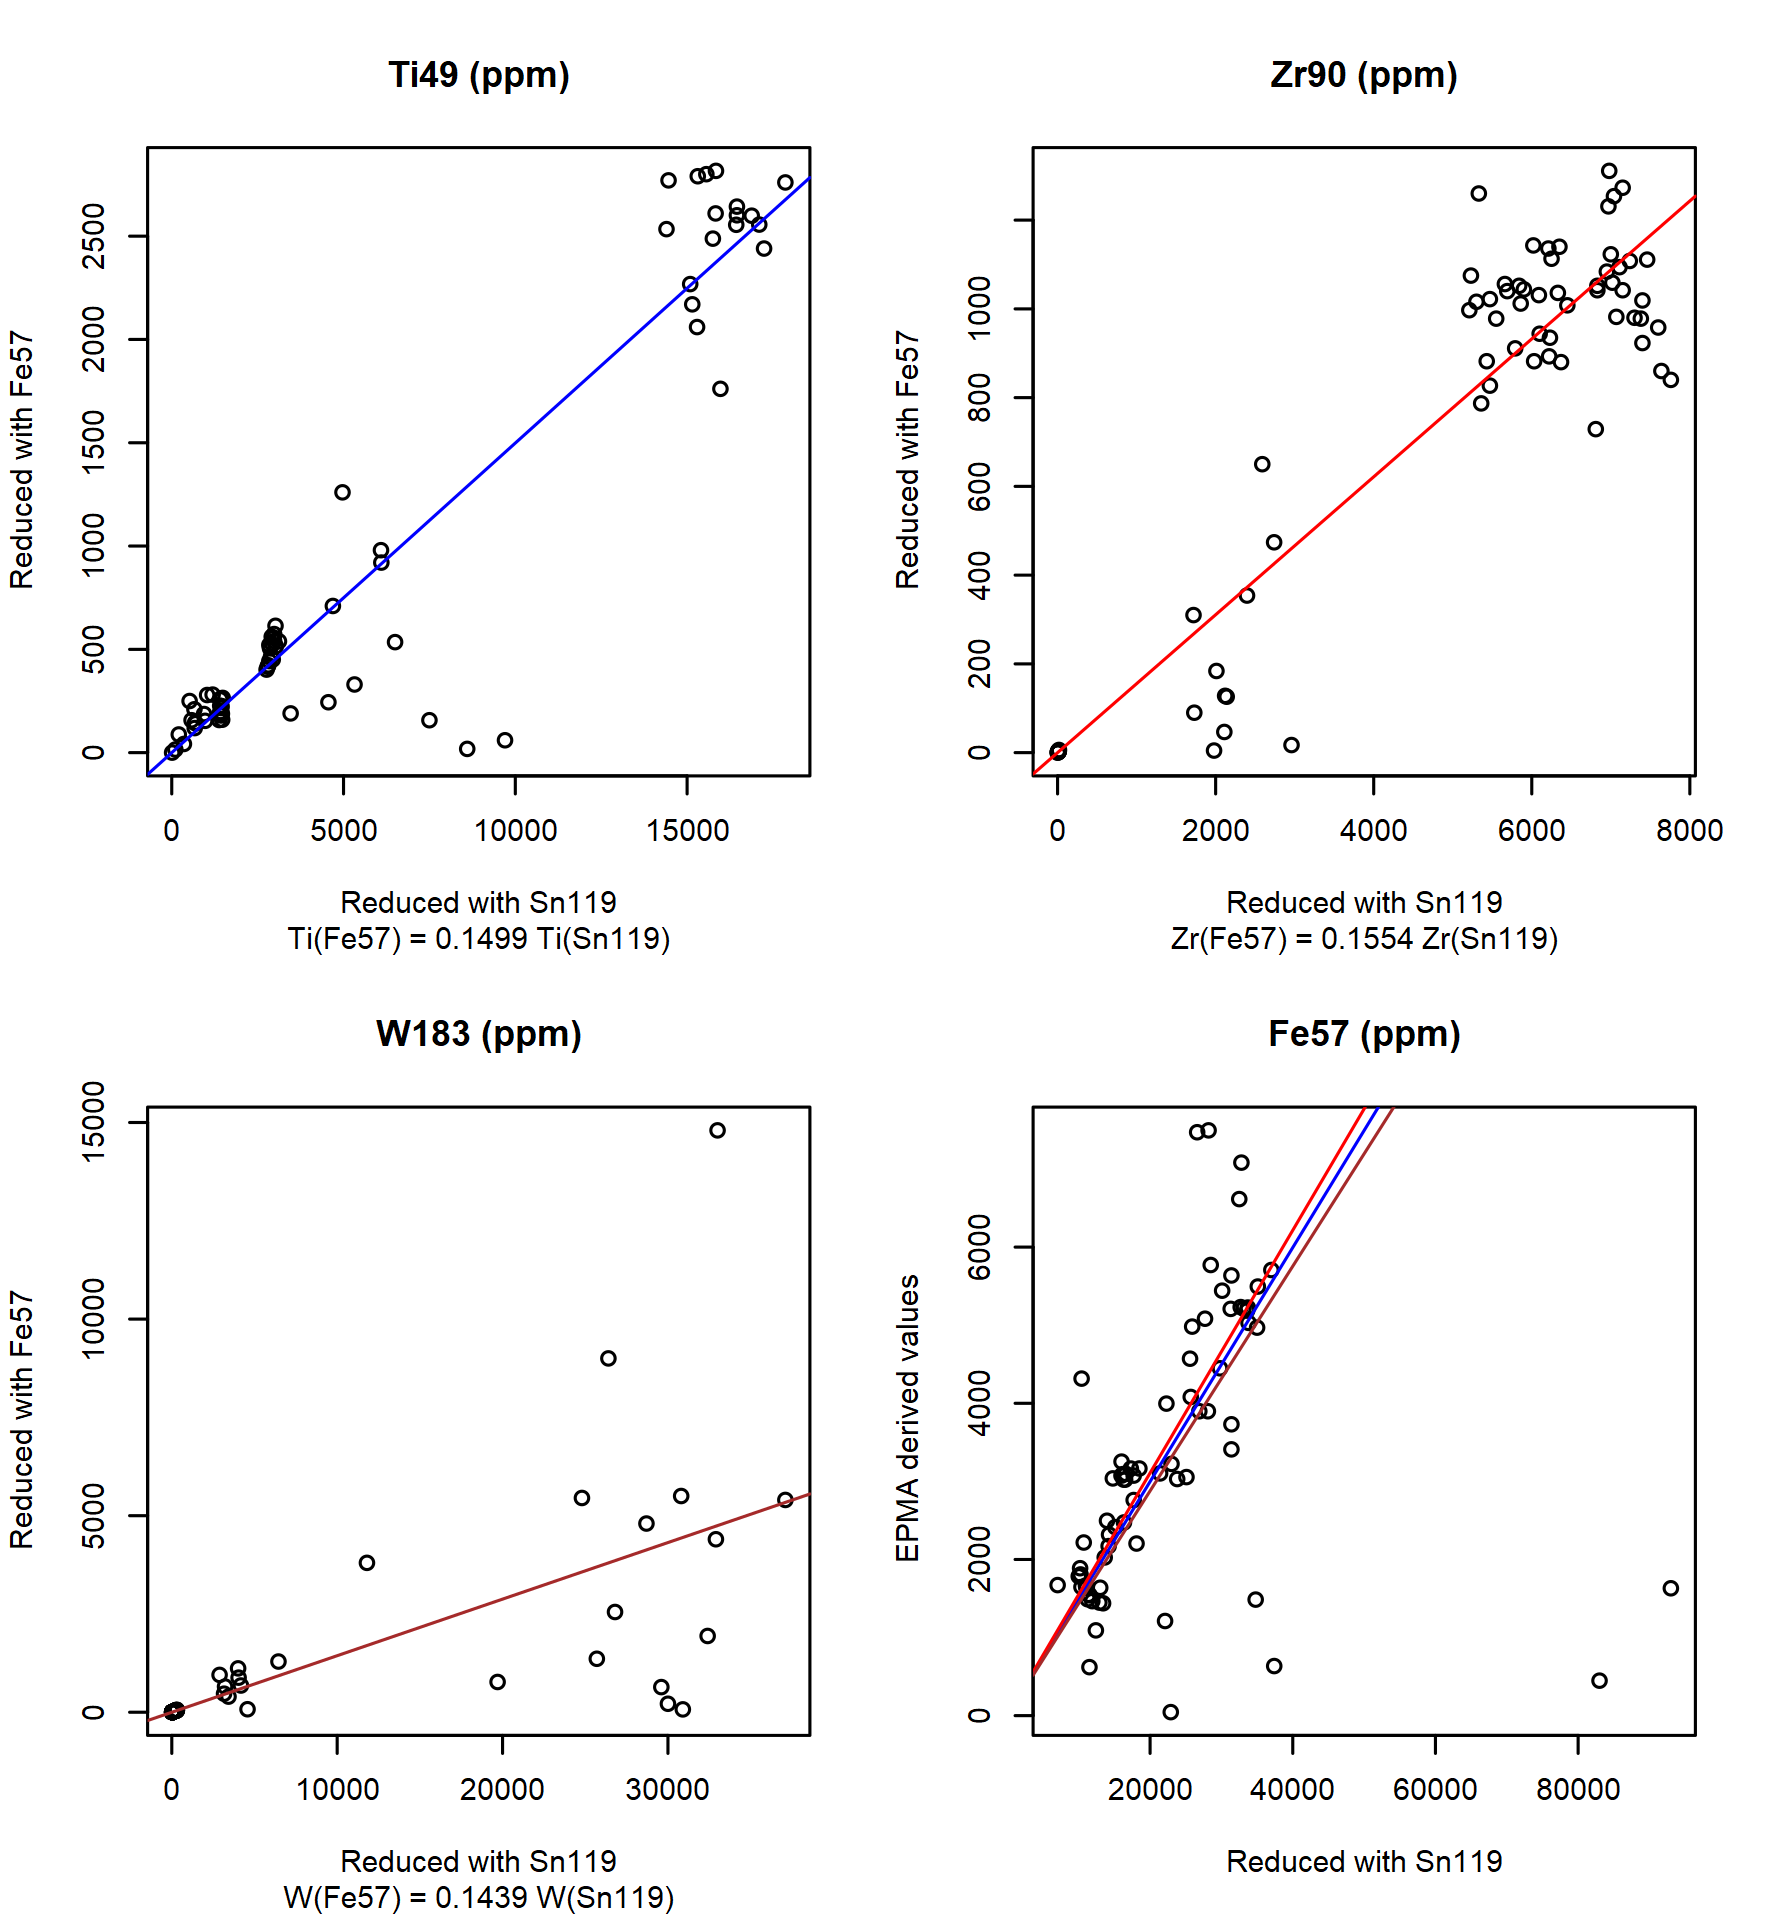

Write the R code that produced this figure.
library(dplyr)

setwd("C:/Users/Jason/OneDrive - research.uwa.edu.au/Data/LAICPMS/cass3_recalculated")

IntStdKey <- read.csv("Jason_Cass_3_Fe_STDS-KEY.csv")
Fe57 <- read.csv("Laser_Assorted_All_Integrations_Fe57.csv")%>%
  filter(!grepl('NIST', Comments)) #remove NIST standards from calculation
Fe57 <- Fe57[IntStdKey$CONFIDENCE=='POINT',]
Sn119 <- read.csv("Laser_Assorted_All_Integrations_Sn119.csv")%>%
  filter(!grepl('NIST', Comments))
Sn119 <- Sn119[IntStdKey$CONFIDENCE=='POINT',]

w <- 15
png(filename="calibration.png",
    type="cairo", res=300,
    w=w, h=w*(13/12), units="cm")

par(fig=c(0,0.5,0.5,1), cex=0.6)
#Ti calculation comparison
lm_Ti <- lm(Fe57$Ti_ppm_m49 ~ 0 + Sn119$Ti_ppm_m49)
plot(Sn119$Ti_ppm_m49, Fe57$Ti_ppm_m49, main="Ti49 (ppm)",
     xlab="Reduced with Sn119", ylab="Reduced with Fe57",
     sub=paste0("Ti(Fe57) = ", round(coef(lm_Ti), 4)," Ti(Sn119)"))
abline(lm_Ti, col="blue")

par(fig=c(0.5,1,0.5,1), cex=0.6, new=TRUE)
#Zr calculation comparison
lm_Zr <- lm(Fe57$Zr_ppm_m90 ~ 0 + Sn119$Zr_ppm_m90)
plot(Sn119$Zr_ppm_m90, Fe57$Zr_ppm_m90, main="Zr90 (ppm)",
     xlab="Reduced with Sn119", ylab="Reduced with Fe57",
     sub=paste0("Zr(Fe57) = ", round(coef(lm_Zr), 4)," Zr(Sn119)"))
abline(lm_Zr, col="red")

par(fig=c(0,0.5,0,0.5), cex=0.6, new=TRUE)
#W calculation comparison
lm_W <- lm(Fe57$W_ppm_m183 ~ 0 + Sn119$W_ppm_m183)
plot(Sn119$W_ppm_m183, Fe57$W_ppm_m183, main="W183 (ppm)",
     xlab="Reduced with Sn119", ylab="Reduced with Fe57",
     sub=paste0("W(Fe57) = ", round(coef(lm_W), 4)," W(Sn119)"))
abline(lm_W, col="brown")

par(fig=c(0.5,1,0,0.5), cex=0.6, new=TRUE)
#Fe57 Internal standard vs Fe calculated from Sn119
plot(Sn119$Fe_ppm_m57, IntStdKey[IntStdKey$CONFIDENCE=='POINT',]$Fe*10000,
     main="Fe57 (ppm)", xlab="Reduced with Sn119", ylab="EPMA derived values") 
abline(lm_Ti, col="blue")
abline(lm_Zr, col="red")
abline(lm_W, col="brown")
graphics.off()